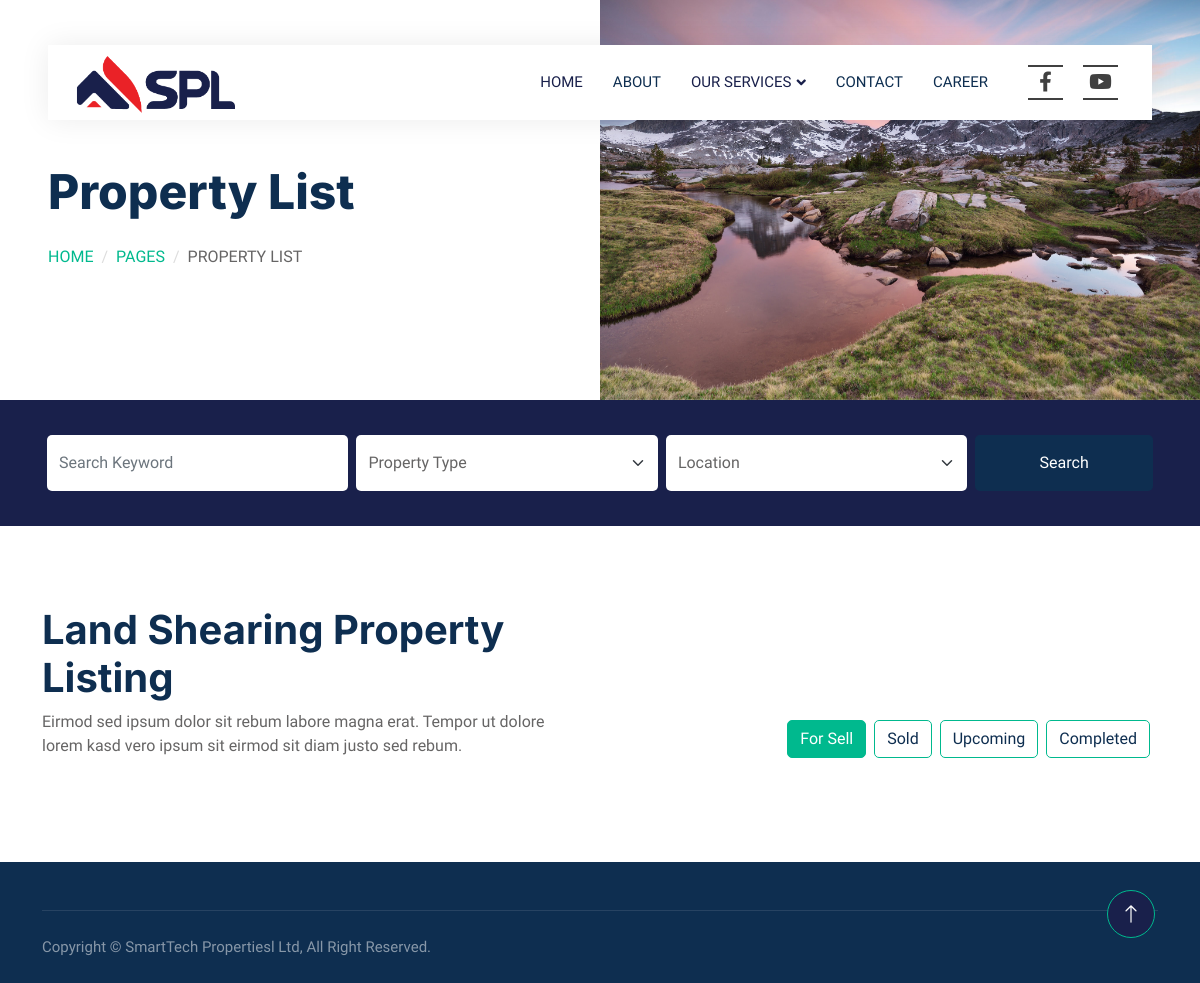
The app's page /land_p/, older data.
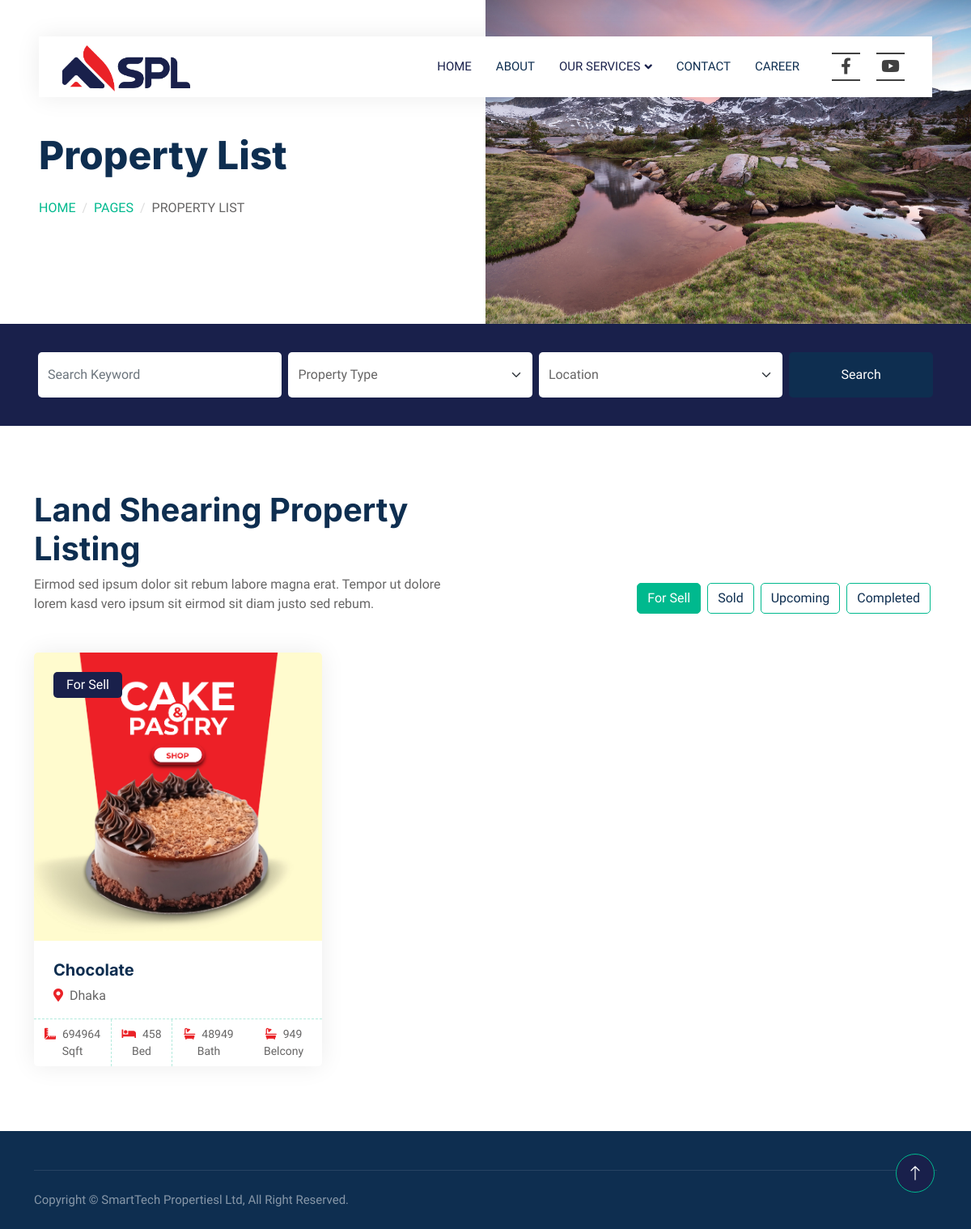
The same page, newer data.
### properties/models.py (models this page shows, shortened)
class Property(models.Model):
    PROPERTY_TYPES = [
        ('sell', 'For Sell'),
        ('sold', 'Sold'),
        ('upcoming', 'Upcoming'),
        ('completed', 'Completed'),
    ]
    title = models.CharField(max_length=100)
    category = models.CharField(choices=CATEGORY_CHOICES, default='J', max_length=2)
    property_type = models.CharField(max_length=10, choices=PROPERTY_TYPES, default='sell')
    location = models.CharField(max_length=255)
    image = models.ImageField(upload_to='property_images/',default="No Image Set")
    size_sqft = models.IntegerField()
    bedrooms = models.IntegerField()
    bathrooms = models.IntegerField()
    belcony = models.IntegerField(default=0)

### properties/views.py (the view)
# urls.py: path('land_p/',views.land_p,name="land_p"),
def land_p(request):
    header_image = PropertyHeaderImage.objects.first()  # Assuming you have only one header image
    l_properties=Property.objects.filter(category='L').order_by('id')
    for_sell_properties = l_properties.filter(property_type='sell')[:6]
    additional_sell_properties = l_properties.filter(property_type='sell')[6:]
    sold_properties = l_properties.filter(property_type='sold')[:6]
    additional_sold_properties = l_properties.filter(property_type='sold')[6:]
    upcoming_properties = l_properties.filter(property_type='upcoming')[:6]
    additional_upcoming_properties = l_properties.filter(property_type='upcoming')[6:]
    completed_properties = l_properties.filter(property_type='completed')[:6]
    additional_completed_properties = l_properties.filter(property_type='completed')[6:]
    context = {
        'l_properties': l_properties,
        'header_image': header_image,
        'for_sell_properties': for_sell_properties,
        'additional_sell_properties': additional_sell_properties,
        'sold_properties': sold_properties,
        'additional_sold_properties': additional_sold_properties,
        'upcoming_properties': upcoming_properties,
        'additional_upcoming_properties': additional_upcoming_properties,
        'completed_properties': completed_properties,
        'additional_completed_properties': additional_completed_properties,
        }
    return render(request, 'properties/Land_shearing.html',context)

### properties/templates/properties/Land_shearing.html (shortened to what the changed rows need)
{% extends "properties/base.html" %}
{% block body %}
{% load static %}
<div class="container-fluid header bg-white p-0">
    <div class="row g-0 align-items-center flex-column-reverse flex-md-row">
        <div class="col-md-6 p-5 mt-lg-5">
            <h1 class="display-5 animated fadeIn mb-4">Property List</h1>
        </div>
    </div>
</div>
<div class="container-xxl py-5">
    <div class="container">
        <div class="row g-0 gx-5 align-items-end">
            <div class="col-lg-6">
                <div class="text-start mx-auto mb-5 wow slideInLeft" data-wow-delay="0.1s">
                    <h1 class="mb3">Land Shearing Property Listing</h1>
                </div>
            </div>
        </div>
        <div class="tab-content">
            <div id="tab-1" class="tab-pane fade show p-0 active">
                <div class="row g-4" id="property-list">
                    {% for property in for_sell_properties %}
                    <div class="col-lg-4 col-md-6 wow fadeInUp" data-wow-delay="0.1s">
                        <div class="property-item rounded overflow-hidden">
                            <div class="position-relative overflow-hidden">
                                <a href="{% url 'property_detail' property.id %}">
                                    <img class="img-fluid" src="{{ property.image.url }}" alt="">
                                </a>
                                <div class="bg-primary rounded text-white position-absolute start-0 top-0 m-4 py-1 px-3">
                                    For Sell
                                </div>
                            </div>
                            <div class="p-4 pb-0">
                                <a class="d-block h5 mb-2" href="{% url 'property_detail' property.id %}">{{ property.title }}</a>
                                <p><i class="fa fa-map-marker-alt text-primary me-2"></i>{{ property.location }}</p>
                            </div>
                            <div class="d-flex border-top">
                                <small class="flex-fill text-center border-end py-2"><i class="fa fa-ruler-combined text-primary me-2"></i>{{ property.size_sqft }} Sqft</small>
                                <small class="flex-fill text-center border-end py-2"><i class="fa fa-bed text-primary me-2"></i>{{ property.bedrooms }} Bed</small>
                                <small class="flex-fill text-center py-2"><i class="fa fa-bath text-primary me-2"></i>{{ property.bathrooms }} Bath</small>
                                <small class="flex-fill text-center py-2"><i class="fa fa-bath text-primary me-2"></i>{{ property.belcony }} Belcony</small>
                            </div>
                        </div>
                    </div>
                    {% endfor %}
                </div>
            </div>
        </div>
    </div>
</div>
{% endblock %}

Row changes from the older to the newer data that the page shows:
added Property: image (picture), title "Chocolate", location "Dhaka", size_sqft "694964", bedrooms "458", bathrooms "48949", belcony "949"
